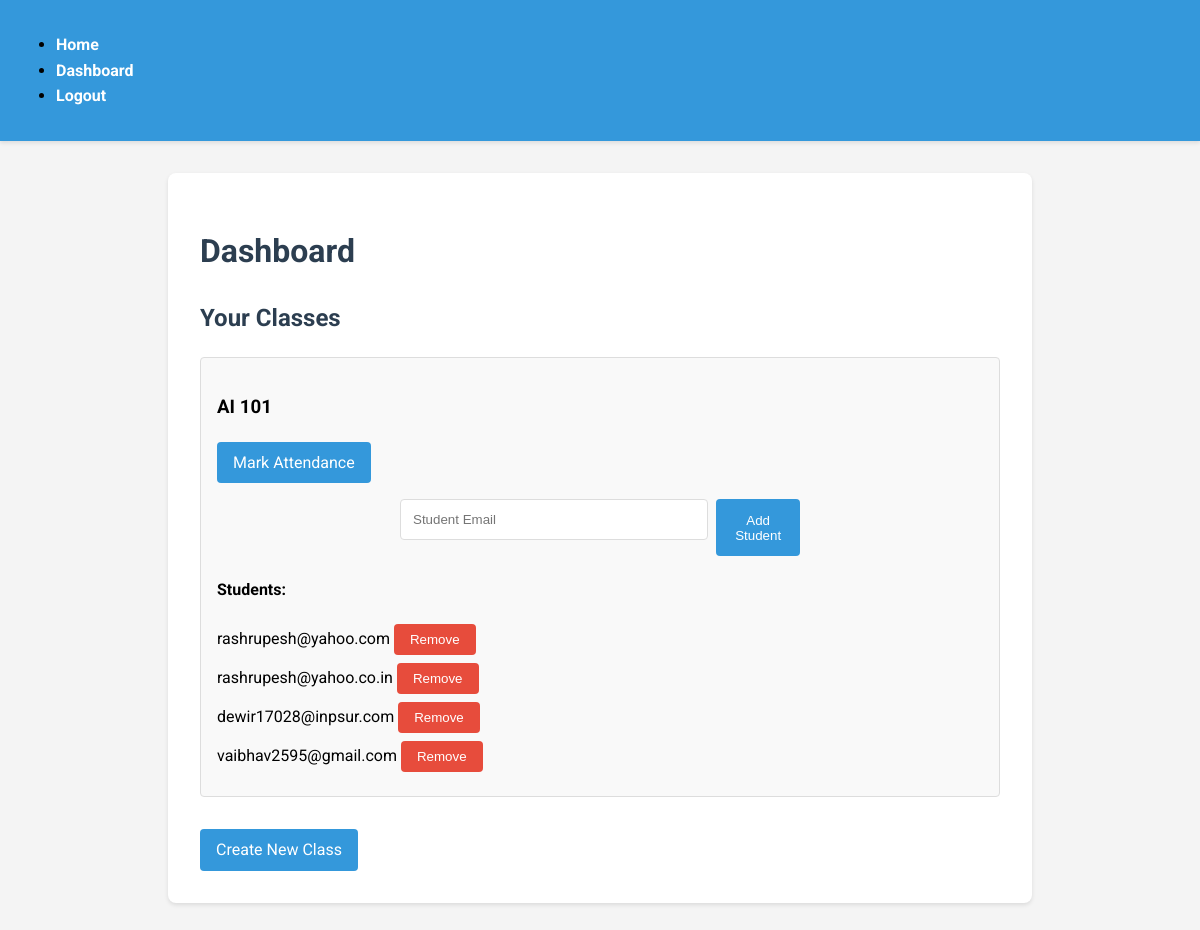
Page /dashboard (signed in) on the earlier database version.
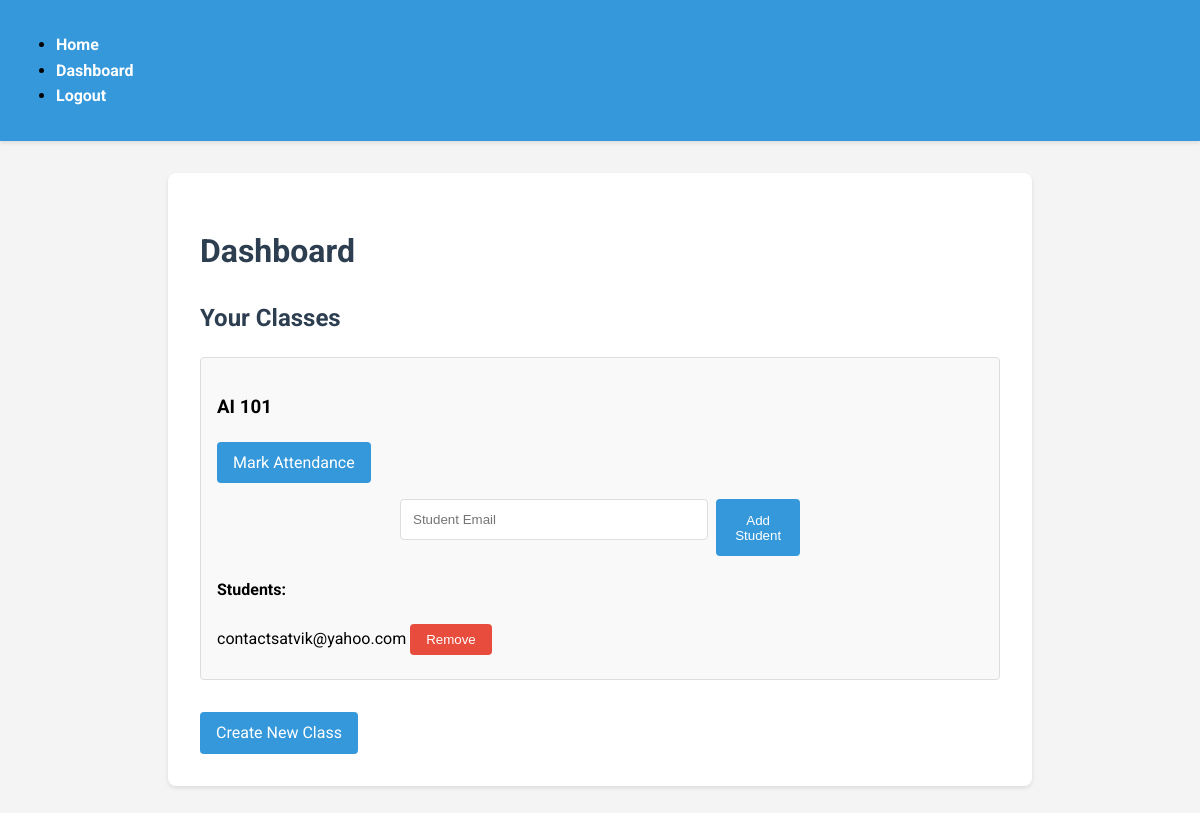
Same page on the later database version.
### models.py (models this page shows)
class Class(db.Model):
    id = db.Column(db.Integer, primary_key=True)
    name = db.Column(db.String(100), nullable=False)
    teacher_id = db.Column(db.Integer, db.ForeignKey('user.id'), nullable=False)
    students = db.relationship('User', secondary='user_class', back_populates='classes')
    attendances = db.relationship('Attendance', back_populates='class_')

class User(UserMixin, db.Model):
    id = db.Column(db.Integer, primary_key=True)
    email = db.Column(db.String(120), unique=True, nullable=False)
    password = db.Column(db.String(255), nullable=False)
    role = db.Column(db.String(20), nullable=False)
    classes = db.relationship('Class', secondary='user_class', back_populates='students')

### app.py (the view)
@app.route('/dashboard')
@login_required
def dashboard():
    if current_user.role == 'teacher':
        classes = Class.query.filter_by(teacher_id=current_user.id).all()
        return render_template('dashboard.html', classes=classes)
    else:
        return redirect(url_for('student_dashboard'))

### app.py (called while the page is built)
@login_manager.user_loader
def load_user(user_id):
    return User.query.get(int(user_id))

### templates/dashboard.html (shortened to what this page needs)
{% extends "base.html" %}
{% block content %}
    <h1>Dashboard</h1>
    {% if current_user.role == 'teacher' %}
        <h2>Your Classes</h2>
        <ul class="class-list">
            {% for class in classes %}
                <li class="class-item">
                    <h3>{{ class.name }}</h3>
                    <a href="{{ url_for('mark_attendance', class_id=class.id) }}" class="btn">Mark Attendance</a>
                    <form method="POST" action="{{ url_for('add_student', class_id=class.id) }}" class="add-student-form">
                        <input type="email" name="student_email" placeholder="Student Email" required>
                        <button type="submit">Add Student</button>
                    </form>
                    <h4>Students:</h4>
                    <ul class="student-list">
                        {% for student in class.students %}
                            <li>
                                {{ student.email }}
                                <form method="POST" action="{{ url_for('remove_student', class_id=class.id, student_id=student.id) }}" style="display: inline;">
                                    <button type="submit" class="btn btn-danger">Remove</button>
                                </form>
                            </li>
                        {% endfor %}
                    </ul>
                </li>
            {% endfor %}
        </ul>
        <a href="{{ url_for('create_class') }}" class="btn create-class">Create New Class</a>
    {% endif %}
{% endblock %}

Differences in the rows shown:
changed Class "AI 101": loses User (email "rashrupesh@yahoo.com"); loses User (email "rashrupesh@yahoo.co.in"); loses User (email "dewir17028@inpsur.com"); loses User (email "vaibhav2595@gmail.com")
added User: email "contactsatvik@yahoo.com"
